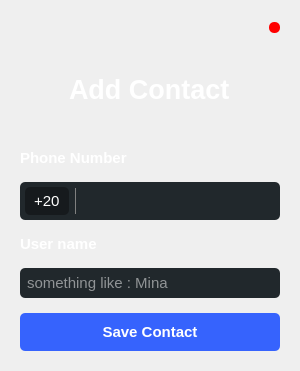
<?xml version="1.0" encoding="UTF-8"?>
<ui version="4.0">
 <class>AddContact</class>
 <widget class="QDialog" name="AddContact">
  <property name="geometry">
   <rect>
    <x>0</x>
    <y>0</y>
    <width>300</width>
    <height>371</height>
   </rect>
  </property>
  <property name="minimumSize">
   <size>
    <width>300</width>
    <height>371</height>
   </size>
  </property>
  <property name="maximumSize">
   <size>
    <width>300</width>
    <height>371</height>
   </size>
  </property>
  <property name="windowTitle">
   <string>Dialog</string>
  </property>
  <property name="styleSheet">
   <string notr="true">#AddContact {
	background-image: url(:/imgs/welcomePic.png);
}
</string>
  </property>
  <layout class="QVBoxLayout" name="verticalLayout">
   <property name="spacing">
    <number>0</number>
   </property>
   <item alignment="Qt::AlignTop">
    <widget class="QGroupBox" name="horizontalGroupBox_2">
     <property name="sizePolicy">
      <sizepolicy hsizetype="Preferred" vsizetype="Preferred">
       <horstretch>0</horstretch>
       <verstretch>0</verstretch>
      </sizepolicy>
     </property>
     <property name="minimumSize">
      <size>
       <width>0</width>
       <height>33</height>
      </size>
     </property>
     <property name="styleSheet">
      <string notr="true">border : none ;</string>
     </property>
     <layout class="QHBoxLayout" name="horizontalLayout_8">
      <property name="spacing">
       <number>9</number>
      </property>
      <item alignment="Qt::AlignRight">
       <widget class="QPushButton" name="pushButton_10">
        <property name="minimumSize">
         <size>
          <width>10</width>
          <height>10</height>
         </size>
        </property>
        <property name="maximumSize">
         <size>
          <width>11</width>
          <height>11</height>
         </size>
        </property>
        <property name="cursor">
         <cursorShape>PointingHandCursor</cursorShape>
        </property>
        <property name="styleSheet">
         <string notr="true">background : red; 
border-radius : 5px;</string>
        </property>
        <property name="text">
         <string/>
        </property>
       </widget>
      </item>
     </layout>
    </widget>
   </item>
   <item>
    <widget class="QWidget" name="widget" native="true">
     <layout class="QVBoxLayout" name="verticalLayout_9">
      <property name="spacing">
       <number>15</number>
      </property>
      <item>
       <widget class="QGroupBox" name="verticalGroupBox">
        <property name="styleSheet">
         <string notr="true">border:none;</string>
        </property>
        <layout class="QVBoxLayout" name="verticalLayout_7">
         <property name="spacing">
          <number>2</number>
         </property>
         <property name="topMargin">
          <number>0</number>
         </property>
         <item alignment="Qt::AlignHCenter">
          <widget class="QLabel" name="label_11">
           <property name="styleSheet">
            <string notr="true">color:white ; 
font-size : 27px; 
font-weight:bold ; 
padding-bottom:20px;
padding-top:10px;</string>
           </property>
           <property name="text">
            <string>Add Contact</string>
           </property>
          </widget>
         </item>
        </layout>
       </widget>
      </item>
      <item>
       <widget class="QLabel" name="label_13">
        <property name="styleSheet">
         <string notr="true">color:white ; 
font-size : 15px; 
font-weight:bold ; 
background:transparent;</string>
        </property>
        <property name="text">
         <string>Phone Number</string>
        </property>
       </widget>
      </item>
      <item>
       <widget class="QGroupBox" name="horizontalGroupBox">
        <property name="styleSheet">
         <string notr="true">color:white;
font-size: 12px;
border-radius: 5px;
background-color:#21282c;
padding:5px;
</string>
        </property>
        <layout class="QHBoxLayout" name="horizontalLayout_7">
         <property name="leftMargin">
          <number>0</number>
         </property>
         <property name="topMargin">
          <number>0</number>
         </property>
         <property name="rightMargin">
          <number>0</number>
         </property>
         <property name="bottomMargin">
          <number>0</number>
         </property>
         <item alignment="Qt::AlignVCenter">
          <widget class="QLabel" name="label_10">
           <property name="styleSheet">
            <string notr="true">font-size:15px;
color:white ;
background:#161a1d;</string>
           </property>
           <property name="text">
            <string>+20</string>
           </property>
          </widget>
         </item>
         <item>
          <widget class="QLineEdit" name="lineEdit_4">
           <property name="styleSheet">
            <string notr="true">color:white;
font-size: 12px;
border-radius:0px;
background-color:#21282c;
padding:5px;
border-left:1px solid grey;
</string>
           </property>
          </widget>
         </item>
        </layout>
       </widget>
      </item>
      <item>
       <widget class="QLabel" name="label_14">
        <property name="styleSheet">
         <string notr="true">color:white ; 
font-size : 15px; 
font-weight:bold ; 
background:transparent;</string>
        </property>
        <property name="text">
         <string>User name</string>
        </property>
       </widget>
      </item>
      <item>
       <widget class="QLineEdit" name="lineEdit_5">
        <property name="styleSheet">
         <string notr="true">color:white;
font-size: 15px;
border-radius: 5px;
background-color:#21282c;
padding:5px;
</string>
        </property>
        <property name="text">
         <string/>
        </property>
        <property name="placeholderText">
         <string>something like : Mina</string>
        </property>
       </widget>
      </item>
      <item>
       <widget class="QPushButton" name="pushButton_2">
        <property name="cursor">
         <cursorShape>PointingHandCursor</cursorShape>
        </property>
        <property name="styleSheet">
         <string notr="true">#pushButton_2 { 
background-color :#3663fd ;
font-weight : bold ;
border-radius : 5px;
padding:10px;
font-size : 15px; 
color:white; 
}

QPushButton#pushButton_2:hover {
    background-color: rgb(28, 129, 253);
zoom: 1.2
}

#pushButton_2:pressed{
border : 1px solid blue ; 

}</string>
        </property>
        <property name="text">
         <string>Save Contact</string>
        </property>
       </widget>
      </item>
     </layout>
    </widget>
   </item>
  </layout>
 </widget>
 <resources/>
 <connections/>
</ui>
